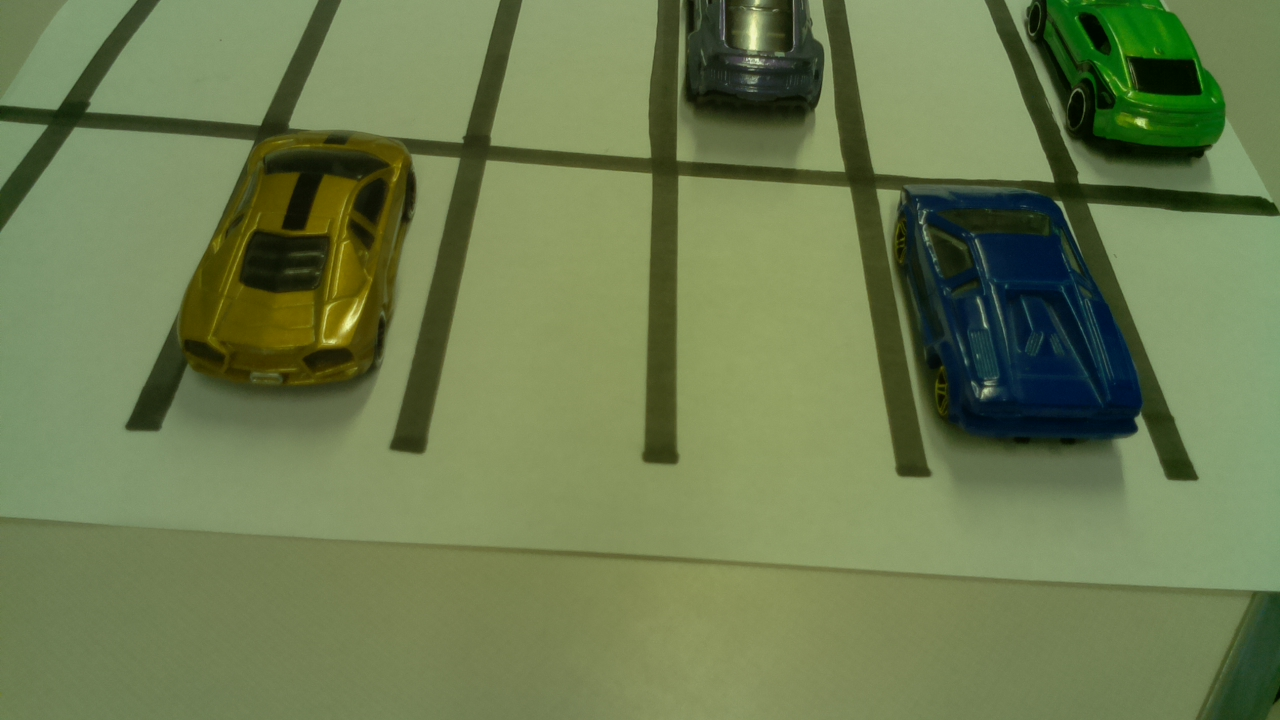
#> input picture backend/parking_lot_images/Yeezy.jpg, 1280 x 720 px
$ python ParkingDetectionTests.py   (Python 2 division)
#> lines starting #> are read from the running program, lines starting #| are printed output that depends on the picture; after the words box and inside, x2 and y2 are one past the last pixel; in counts of white or black regions, pixels touching at a corner belong together
### backend/ParkingDetection.py
from ParkingSpace import ParkingSpace
from PIL import Image
import time
import numpy as np
import cv2
import json
import pdb

class ParkingDetection:
    def __init__(self):
        """ This is a constructor function for a ParkingDetection class.

        Attributes
        ----------
        self.sensitivityLightValue : int
            This determines what the bottom threshold value should be when reading in a value
        self.dataToRead : str
            This is a string leading to the JSON object
        self.parkingSpaceList = [ParkingSpace objects]
            A list of parking space objects
        """
        self.sensitivityLightValue = 30
        self.dataToRead = 'data.json'
        self.parkingSpaceList = self._generateParkingSpaceList()

    def _generateParkingSpaceList(self):
        """ Generates a list containing parkingSpace objects

        Returns
        -------
        [ParkingSpace]
            Returns a list of ParkingSpace objects.
        """
        dictionaryList = []
        returnList = []

        # Change the data.json to appropriate file to read
        with open(self.dataToRead) as json_data:
#> (reads backend/data.json from the repository)
            dictionaryList = json.load(json_data)

        for dictionaryObject in dictionaryList:
            parkingSpace = ParkingSpace(dictionaryObject)
            returnList.append(parkingSpace)

        return returnList

    def loadImage(self, imageLocation):
        """ Loads an image.

        Parameters
        ----------
        imageLocation: str
            A string location of the image to load.

        Returns
        -------
        numpy.ndarray
            Returns an image.
        """
#> called with imageLocation = 'parking_lot_images/Yeezy.jpg'
        return cv2.imread(imageLocation, cv2.IMREAD_UNCHANGED)
#> returned value is the input picture: shape (720, 1280, 3); mean B, G, R 79.6, 123.5, 108.1

    # [31 lines left out: functions getImageDifference, _convertImageToGreyscale, not called in this run]

    def _resizeImage(self, img):
        """ Resizes an image to 720x540

        Parameters
        ----------
        img: numpy.nparray
            This is the image you want to rescale

        Returns
        -------
        numpy.nparray
            Returns the scaled version of the image.
        """
        return cv2.resize(img, (720, 540))
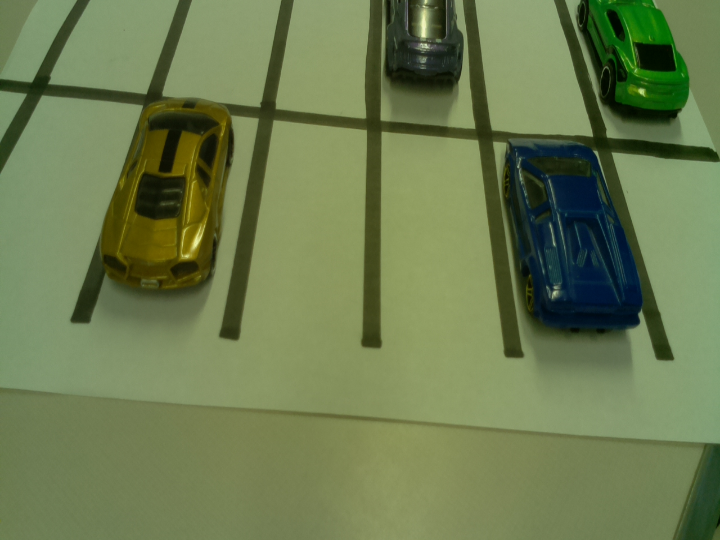
#> returned value: shape (540, 720, 3); mean of channels 0, 1, 2 79.5, 123.4, 108; drawn as B, G, R

    def checkParking(self, imageLocation1):
        """ Checks if parking spot is available, and rewrites the data.json if a parking spot is available.

        How It Works!
        -------------
        Step 1: Loads an image
        Step 2: Loads a seperate image mask and resizes it
        Step 3: Creates an edgeImage using the Canny function and resizes it
        Step 4: For each parkingSpace, a mask is drawn in the image mask.
        Step 5: The average light value for each parking spot is determined by the mask.
        Step 6: Sets the property of parkingSpace.isOpen based on if the average light value is brighter than the threshold value

        Parameters
        ----------
        imageLocation1: str
            A string of the image location.

        """
        image1 = self.loadImage(imageLocation1)
        image1Resized = self._resizeImage(image1)

        imageMask = self.loadImage(imageLocation1)
        imageMask = self._resizeImage(imageMask)

        edgeImage = cv2.Canny(image1, 0, 400, 3)
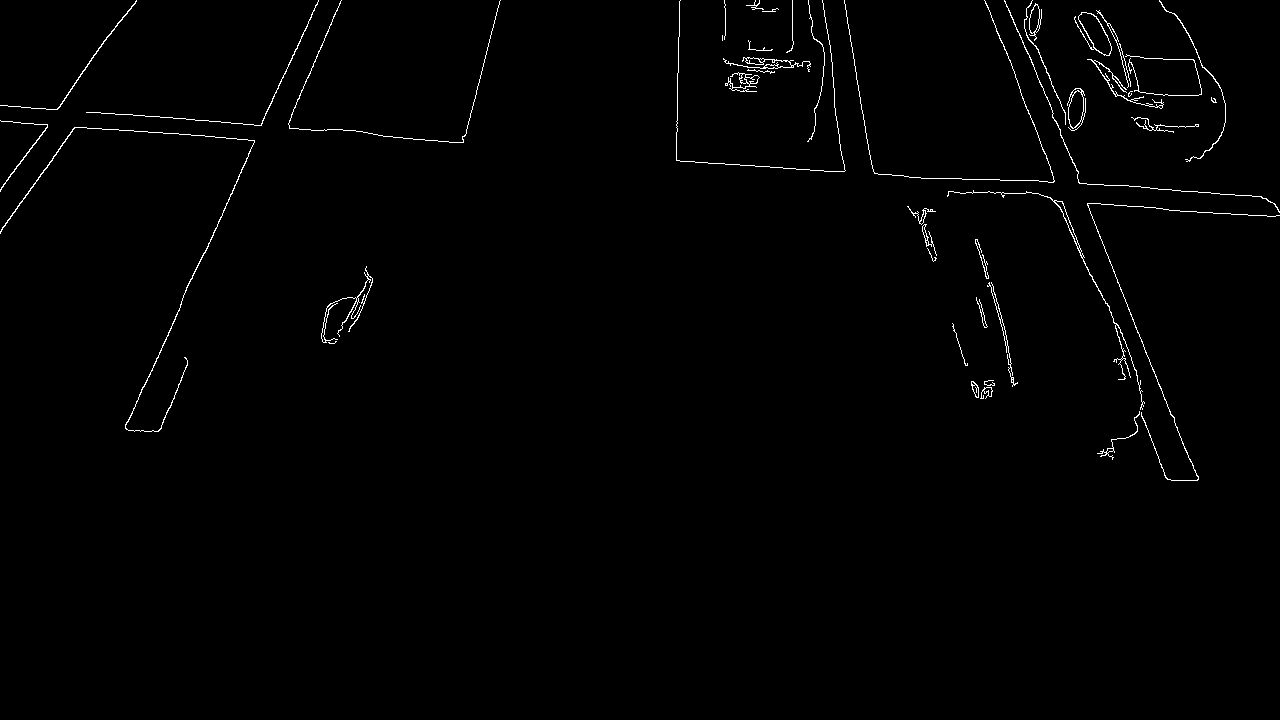
#> edgeImage: shape (720, 1280); 0.94% white in thin lines or dots, all inside (x1, y1, x2, y2) = (0, 0, 1280, 481)
        edgeImage = self._resizeImage(edgeImage)
#> in _resizeImage (call 3), `return cv2.resize(img, (720, 540))`:
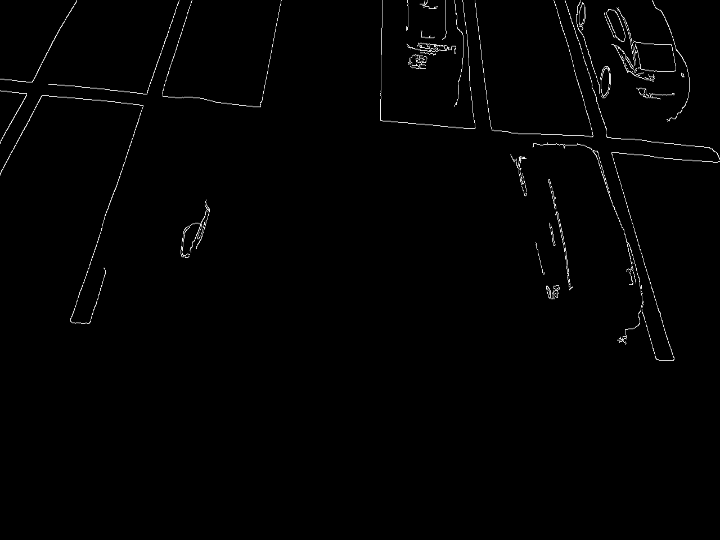
#> returned value: shape (540, 720); min 0, max 255, mean 2.4

        sampleEdge = cv2.Canny(image1, 0, 400, 3)
        sampleEdge = self._resizeImage(sampleEdge)

        # These are the thresholds of what white values to capture
        lowerWhite = np.array([80, 80, 80])
        higherWhite = np.array([255, 255, 255])

        for parkingSpace in self.parkingSpaceList:
            # This draws the polygons on the image.
            parkingSpace.createPolygonOnImage(edgeImage)
            parkingSpace.createPolygonOnImage(image1)
            # This draws the yellow mask to the images.
            parkingSpace.drawMaskOnImage(imageMask)
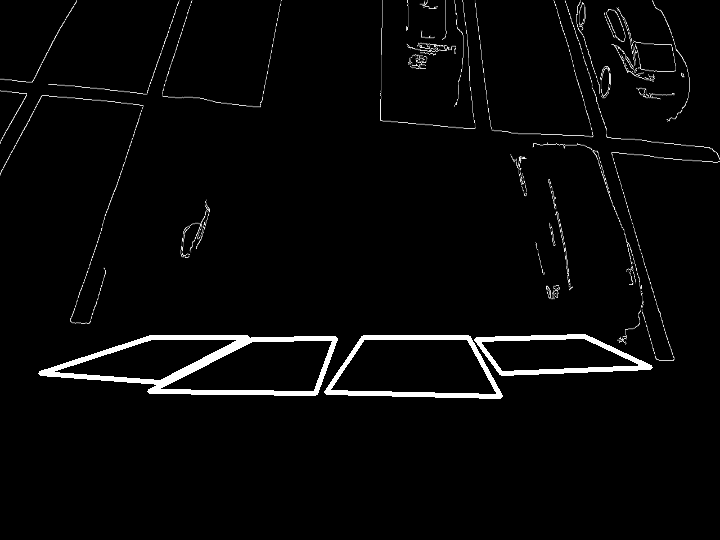
#> edgeImage: shape (540, 720); 2.03% of pixels changed, all inside (x1, y1, x2, y2) = (38, 334, 653, 399)
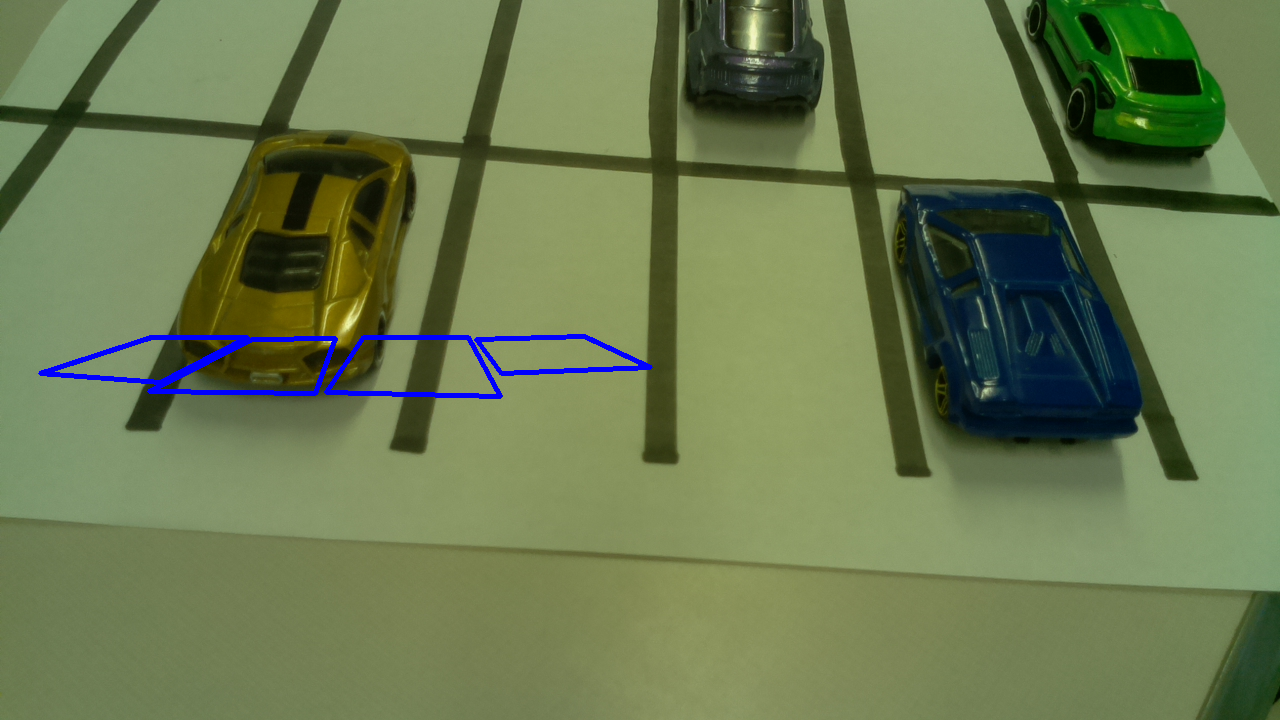
#> image1: shape (720, 1280, 3); 0.86% of pixels changed, all inside (x1, y1, x2, y2) = (38, 334, 653, 399)
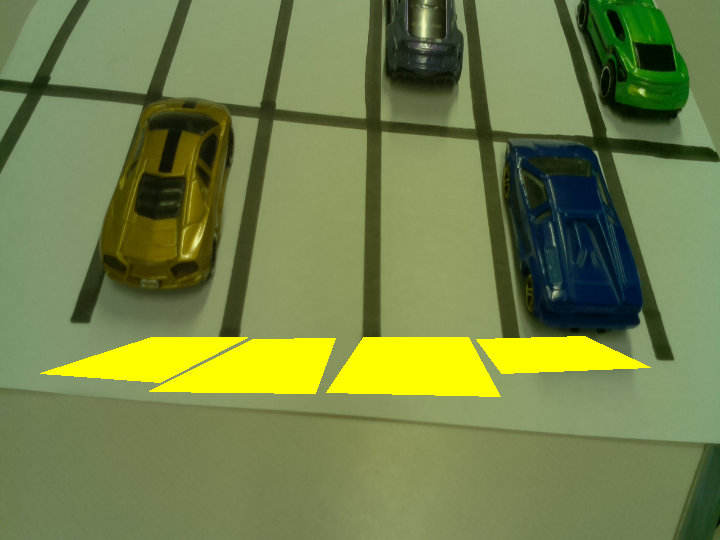
#> imageMask: shape (540, 720, 3); 6.34% of pixels changed, all inside (x1, y1, x2, y2) = (40, 336, 651, 397)

#> (the run stopped early here; a loop or call above may not have finished)
